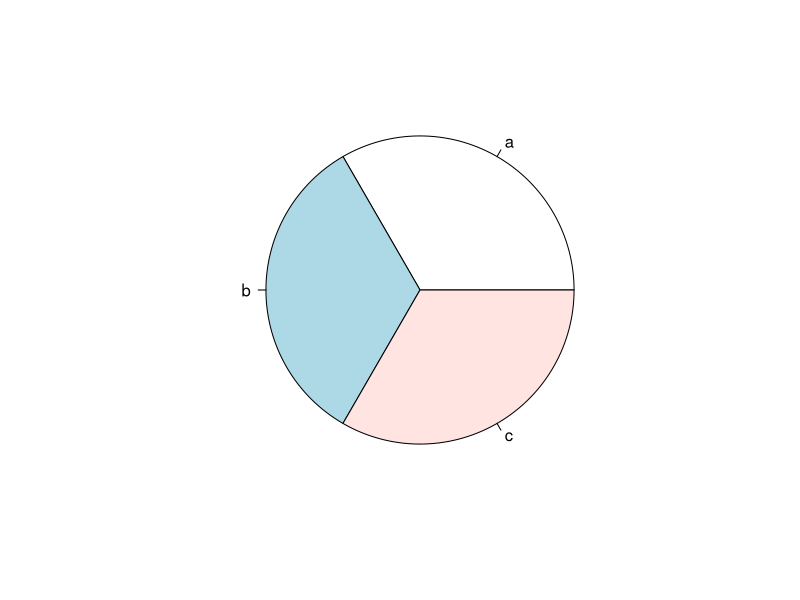
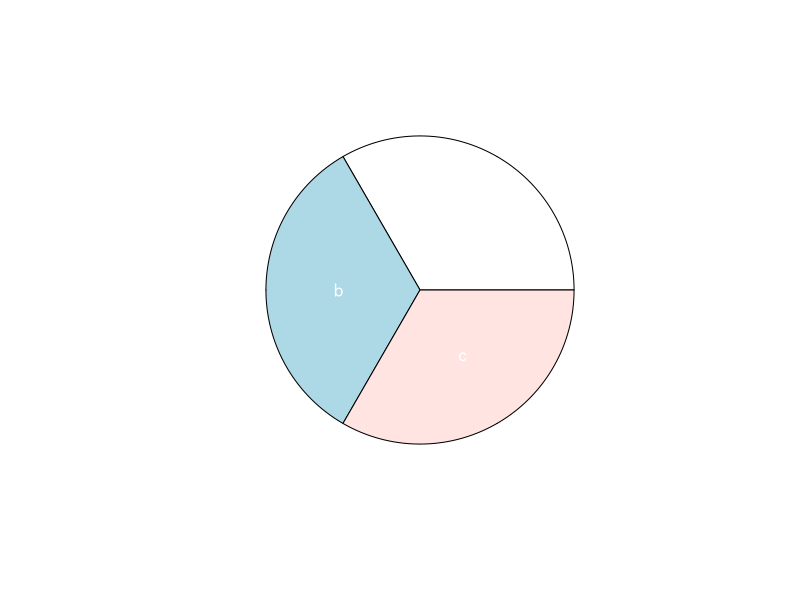
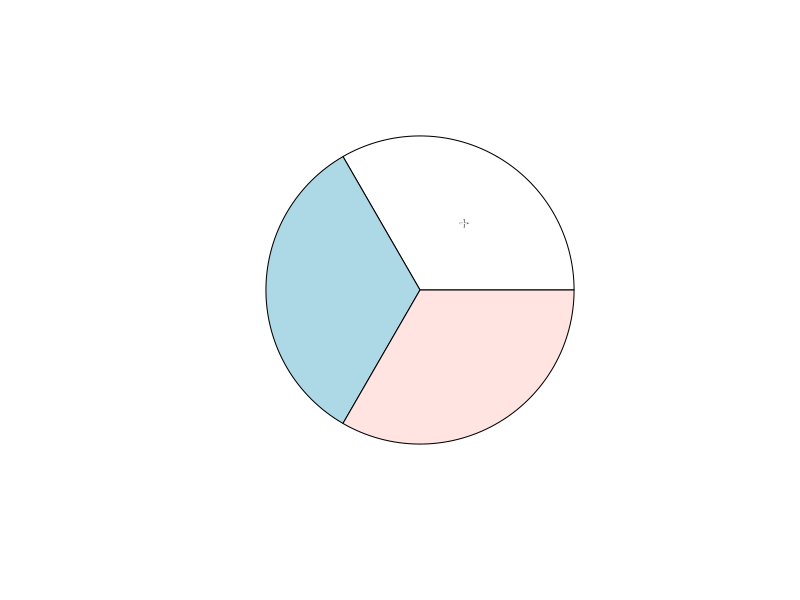

These figures' R source, in order:
pie2 = function (x, labels = names(x), edges = 200, radius = 0.8, clockwise = FALSE, 
          init.angle = if (clockwise) 90 else 0, density = NULL, angle = 45, 
          col = NULL, border = NULL, lty = NULL, main = NULL, line_length = 1.05, text_center = 1.1, textcol = 1, doubleplot_text=FALSE, ...) 
{
  if (!is.numeric(x) || any(is.na(x) | x < 0)) 
    stop("'x' values must be positive.")
  if (is.null(labels)) 
    labels <- as.character(seq_along(x))
  else labels <- as.graphicsAnnot(labels)
  x <- c(0, cumsum(x)/sum(x))
  dx <- diff(x)
  nx <- length(dx)
  plot.new()
  pin <- par("pin")
  xlim <- ylim <- c(-1, 1)
  if (pin[1L] > pin[2L]) 
    xlim <- (pin[1L]/pin[2L]) * xlim
  else ylim <- (pin[2L]/pin[1L]) * ylim
  dev.hold()
  on.exit(dev.flush())
  plot.window(xlim, ylim, "", asp = 1)
  if (is.null(col)) 
    col <- if (is.null(density)) 
      c("white", "lightblue", "mistyrose", 
        "lightcyan", "lavender", "cornsilk")
  else par("fg")
  if (!is.null(col)) 
    col <- rep_len(col, nx)
  if (!is.null(border)) 
    border <- rep_len(border, nx)
  if (!is.null(lty)) 
    lty <- rep_len(lty, nx)
  angle <- rep(angle, nx)
  if (!is.null(density)) 
    density <- rep_len(density, nx)
  twopi <- if (clockwise) 
    -2 * pi
  else 2 * pi
  t2xy <- function(t) {
    t2p <- twopi * t + init.angle * pi/180
    list(x = radius * cos(t2p), y = radius * sin(t2p))
  }
  for (i in 1L:nx) {
    n <- max(2, floor(edges * dx[i]))
    P <- t2xy(seq.int(x[i], x[i + 1], length.out = n))
    polygon(c(P$x, 0), c(P$y, 0), density = density[i], angle = angle[i], 
            border = border[i], col = col[i], lty = lty[i])
    P <- t2xy(mean(x[i + 0:1]))
    lab <- as.character(labels[i])
    if (!is.na(lab) && nzchar(lab)) {
      lines(c(1, line_length) * P$x, c(1, line_length) * P$y)
      if(doubleplot_text) {
        text(text_center * P$x, text_center * P$y, labels[i], xpd = TRUE, 
             adj = ifelse(P$x < 0, 1, 0), cex = 1.1, col = 1, ...)
      }
      text(text_center * P$x, text_center * P$y, labels[i], xpd = TRUE, 
           adj = ifelse(P$x < 0, 1, 0), col = textcol, ...)
    }
  }
  title(main = main, ...)
  invisible(NULL)
}

pie(c(1,1,1), lab = letters[1:3])
pie2(c(1,1,1), lab = letters[1:3], line_length = 1, text_center = 0.5, textcol = "white")
pie2(c(1,1,1), lab = "+", line_length = 1, text_center = 0.5, textcol = "white", doubleplot_text = TRUE)
